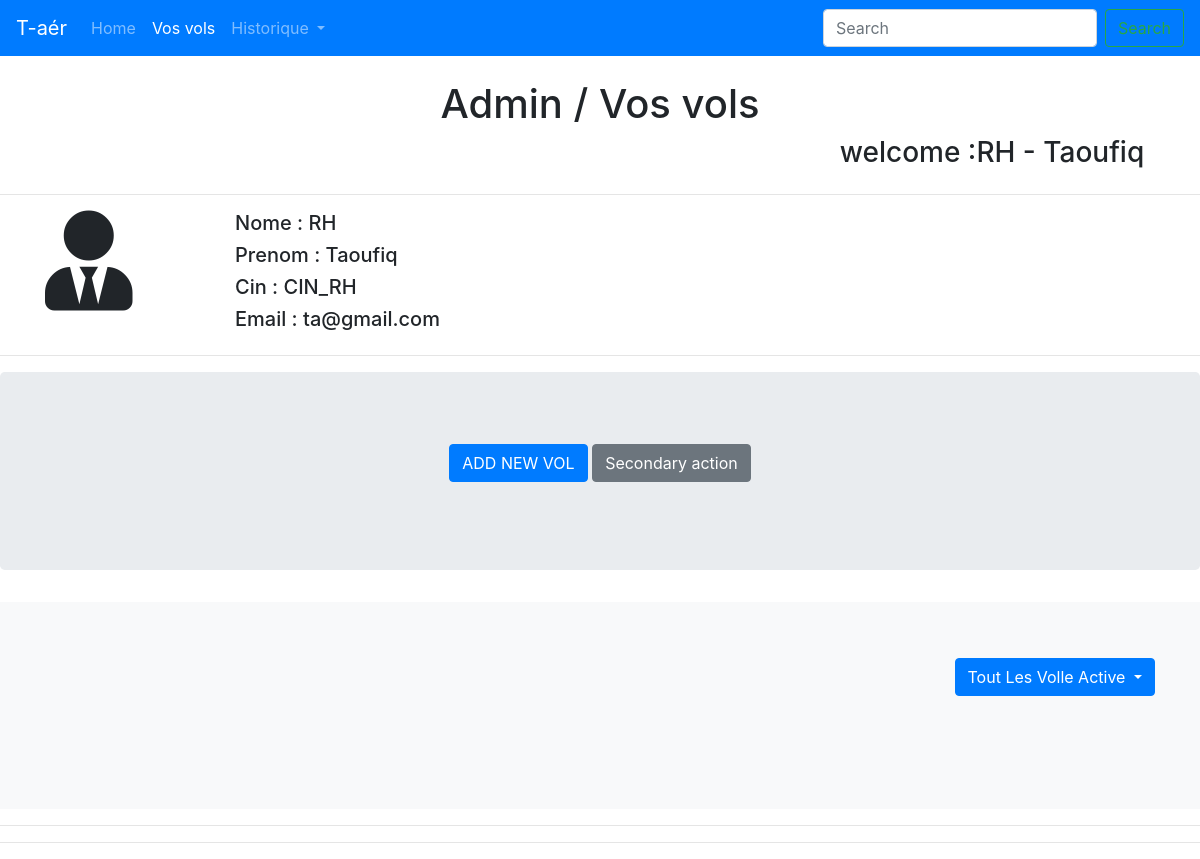
/pages/vos_vols.php (signed in), run on an earlier commit of the app's database.
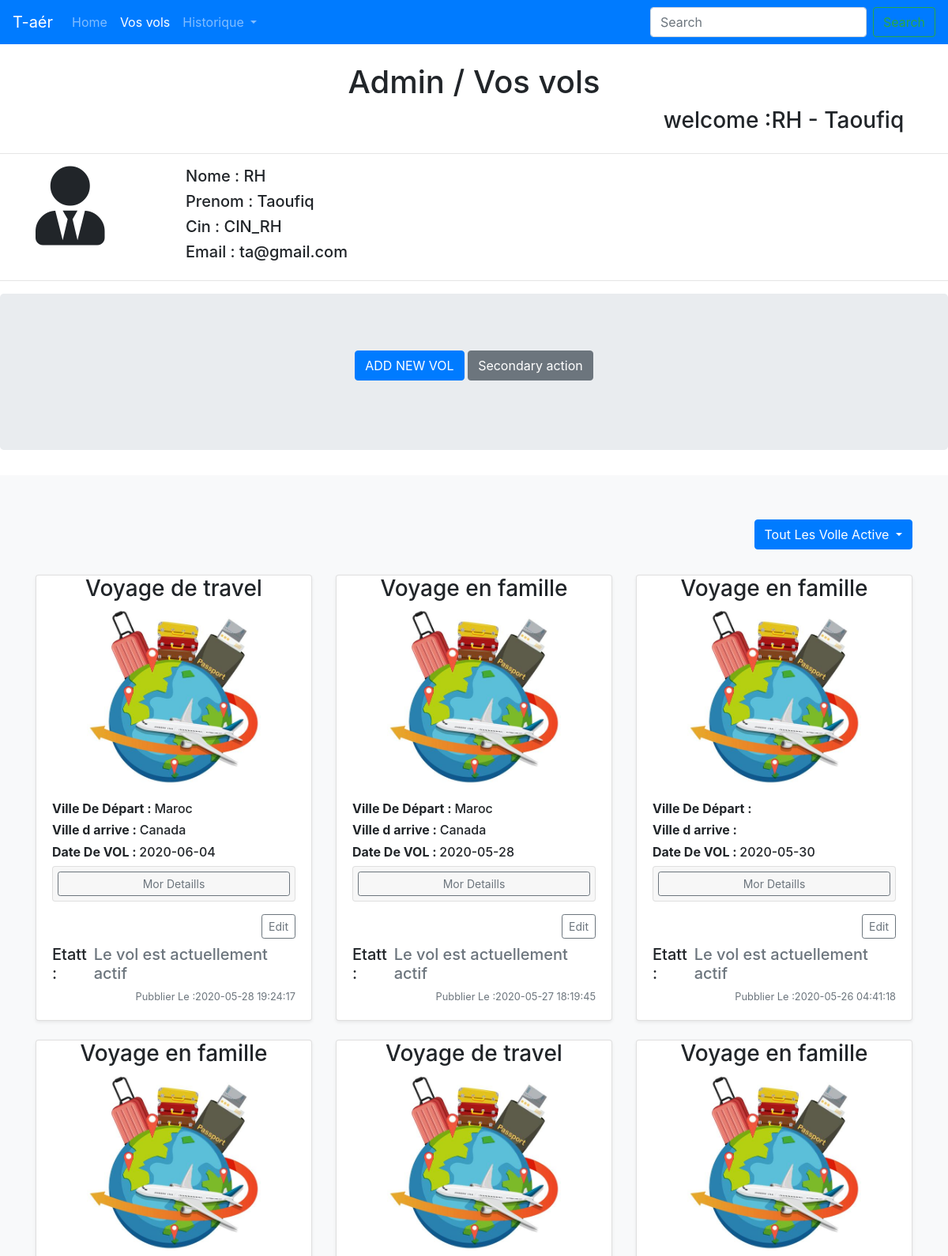
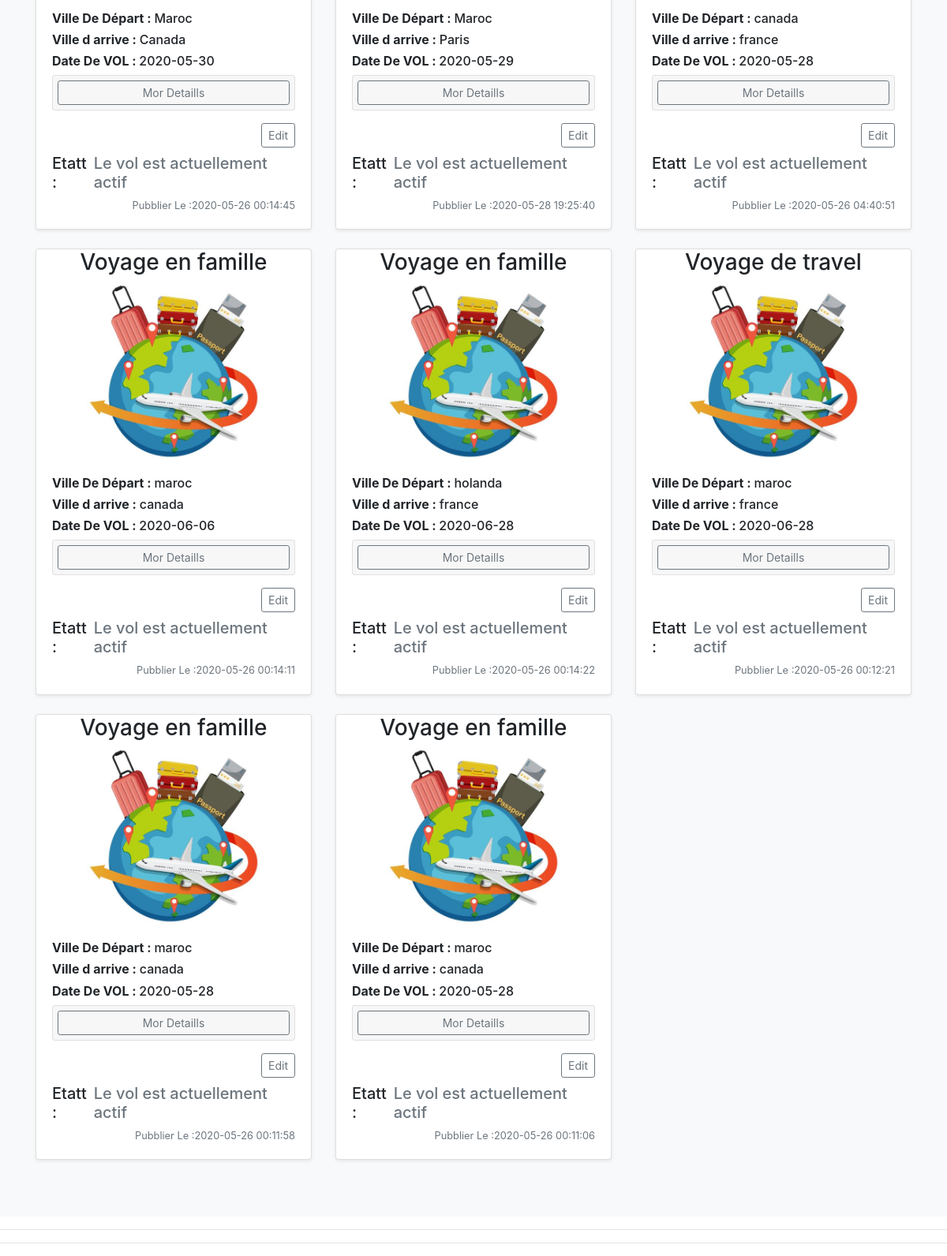
And on a later commit of the database (2 pictures, top to bottom).
### tables this page shows
CREATE TABLE `user` (
  `id` int(11) NOT NULL,
  `nom` varchar(60) NOT NULL,
  `prenom` varchar(60) NOT NULL,
  `email` varchar(60) NOT NULL,
  `password` varchar(60) NOT NULL,
  `statut` varchar(5) NOT NULL,
  `cin` varchar(60) NOT NULL
);

CREATE TABLE `vols` (
  `id_vol` int(11) NOT NULL,
  `nam` varchar(60) NOT NULL,
  `price` float NOT NULL,
  `image` text NOT NULL,
  `date_created` timestamp NOT NULL DEFAULT current_timestamp() ON UPDATE current_timestamp(),
  `pays_depart` varchar(60) NOT NULL,
  `pays_arrive` varchar(60) NOT NULL,
  `date_vol` date NOT NULL,
  `hour_vol` int(11) NOT NULL,
  `minute_vol` int(11) NOT NULL,
  `nb_place_initial` int(11) NOT NULL,
  `nb_place_rest` int(11) NOT NULL,
  `statu_vol` varchar(10) NOT NULL,
  `id_admin_created` int(11) NOT NULL
);

### pages/vos_vols.php (the view, shortened to what the changed rows need)
<?php
    include_once("../data/connectdb.php");
?>
<?php
    $id_client = $_SESSION['id_client'];
?>
<!doctype html>
<html lang="en">
    <head>
        <link rel="stylesheet" href="https://stackpath.bootstrapcdn.com/bootstrap/4.5.0/css/bootstrap.min.css">
        <link rel="stylesheet" href="https://cdnjs.cloudflare.com/ajax/libs/font-awesome/5.11.2/css/all.css">
    </head>
    <body>
        <center>
            <h1>Admin / <span>Vos vols</span></h1>
        </center>
            <div class="container">
                <div class="row">
                    <div class="col-5 col-md-4">
                        <?php
                            $query1 = "SELECT * FROM `user` WHERE `id` = $id_client";
                            $result1 = mysqli_query($conn,$query1);
                            if(mysqli_num_rows($result1) >0){
                                while($row1 = mysqli_fetch_assoc($result1)){
                                    echo '<h5>Nome : '. mysqli_real_escape_string($conn,$row1["nom"]) .'</h5>';
                                    echo '<h5>Prenom : '. mysqli_real_escape_string($conn,$row1["prenom"]) .'</h5>';
                                    echo '<h5>Cin : '. mysqli_real_escape_string($conn,$row1["cin"]) .'</h5>';
                                    echo '<h5>Email : '. mysqli_real_escape_string($conn,$row1["email"]) .'</h5>';
                                }
                            }
                        ?>
                    </div>
                </div>
            </div>
        <main role="main">
            <div class="album py-5 bg-light">
                <div class="container">
                    <div class="row" id="r1">
                        <?php
                            $dateMoins1 = new DateTime('-1 day');
                            $dateMoins1 = $dateMoins1->format('Y-m-d') ;
                            $query = "SELECT * FROM `vols` WHERE `id_admin_created` =$id_client  AND `date_vol` > '{$dateMoins1}' AND `statu_vol` = 'active'  ORDER BY `vols`.`id_vol` DESC";
                            $result = mysqli_query($conn,$query);
                            if(mysqli_num_rows($result) >0){
                                $colapsContur = 1;
                                while($row = mysqli_fetch_assoc($result)){
                                    echo '
                                    <div class="col-md-4">
                                        <div class="card mb-4 shadow-sm">
                                            <div  class="bd-placeholder-img card-img-top"  width="100%" height="225">
                                                <center>
                                                    <h3>' . mysqli_real_escape_string($conn,$row["nam"]) . '</h3>
                                                    <img src="../images/'.mysqli_real_escape_string($conn,$row["image"]).'" width="auto" height="225" alt="Img De Voll">
                                                </center>
                                            </div>
                                            <div class="card-body">
                                                <h6><strong>Ville De Départ : </strong>' . mysqli_real_escape_string($conn,$row["pays_depart"]) .'</h6>
                                                <h6><strong>Ville d arrive : </strong>' . mysqli_real_escape_string($conn,$row["pays_arrive"]) .'</h6>
                                                <h6><strong>Date De VOL : </strong>' . mysqli_real_escape_string($conn,$row["date_vol"]) .'</h6>
                                                <div class="accordion mb-3 mt-2" id="accordionExample">
                                                    <div class="card">
                                                        <div class="card-header" id="headingOne"  style="padding: 6px;">
                                                            <button type="button" class="btn btn-sm btn-outline-secondary btn-block" data-toggle="collapse" data-target="#collapse'.$colapsContur.'" aria-expanded="false" aria-controls="collapseOne">Mor Detaills</button>
                                                        </div>
                                                        <div id="collapse'.$colapsContur.'" class="collapse" aria-labelledby="headingOne" data-parent="#accordionExample">
                                                            <h6><strong>Hour : </strong>' . mysqli_real_escape_string($conn,$row["hour_vol"]) .'h,' . mysqli_real_escape_string($conn,$row["minute_vol"]) .'min</h6>
                                                            <h6><strong>Nombre De Plasse : </strong>' . mysqli_real_escape_string($conn,$row["nb_place_initial"]) .'</h6>
                                                            <h6><strong>Nombre De Reste : </strong>' . mysqli_real_escape_string($conn,$row["nb_place_rest"]) .'</h6>
                                                            <h6><strong>Price : </strong>' . mysqli_real_escape_string($conn,$row["price"]) .'</h6>
                                                            <h6><strong>ID Voll : </strong>' . mysqli_real_escape_string($conn,$row["id_vol"]) .'</h6>
                                                            <h6><strong>ID ADMIN CREER : </strong>' . mysqli_real_escape_string($conn,$row["id_admin_created"]) .'</h6>
                                                        </div>
                                                    </div>
                                                </div>
                                                <div class="d-flex justify-content-between align-items-center">
                                                    <a href="edit_vol.php?id_v='. mysqli_real_escape_string($conn,$row["id_vol"]) .'" type="button" class="btn btn-sm btn-outline-secondary mb-2">Edit</a>
                                                </div>
                                                <div class="d-flex justify-content-between align-items-center">
                                                    <div class="btn-group">
                                                        <h5>Etatt : </h5>
                                                    </div>
                                                    <h5 class="text-muted">Le vol est actuellement actif </h5>
                                                </div>
                                                <div class="d-flex justify-content-between align-items-center">
                                                    <small class="text-muted">Pubblier Le :'. mysqli_real_escape_string($conn,$row["date_created"]) .'</small>
                                                </div>
                                            </div>
                                        </div>
                                    </div>';
                                    $colapsContur ++;
                                }
                            }
                        ?>
                    </div>
                </div>
            </div>
        </main>
    </body>
</html>

What changed in the data, as far as the page shows it:
added vols: nam "Voyage de travel", image (picture), pays_depart "Maroc", pays_arrive "Canada", date_vol "2020-06-04", date_created "2020-05-28 19:24:17"
added vols: nam "Voyage en famille", image (picture), pays_depart "Maroc", pays_arrive "Canada", date_vol "2020-05-28", date_created "2020-05-27 18:19:45"
added vols: nam "Voyage en famille", image (picture), date_vol "2020-05-30", date_created "2020-05-26 04:41:18"
added vols: nam "Voyage en famille", image (picture), pays_depart "Maroc", pays_arrive "Canada", date_vol "2020-05-30", date_created "2020-05-26 00:14:45"
added vols: nam "Voyage de travel", image (picture), pays_depart "Maroc", pays_arrive "Paris", date_vol "2020-05-29", date_created "2020-05-28 19:25:40"
added vols: nam "Voyage en famille", image (picture), pays_depart "canada", pays_arrive "france", date_vol "2020-05-28", date_created "2020-05-26 04:40:51"
added vols: nam "Voyage en famille", image (picture), pays_depart "maroc", pays_arrive "canada", date_vol "2020-06-06", date_created "2020-05-26 00:14:11"
added vols: nam "Voyage en famille", image (picture), pays_depart "holanda", pays_arrive "france", date_vol "2020-06-28", date_created "2020-05-26 00:14:22"
added vols: nam "Voyage de travel", image (picture), pays_depart "maroc", pays_arrive "france", date_vol "2020-06-28", date_created "2020-05-26 00:12:21"
added vols: nam "Voyage en famille", image (picture), pays_depart "maroc", pays_arrive "canada", date_vol "2020-05-28", date_created "2020-05-26 00:11:58"
added vols: nam "Voyage en famille", image (picture), pays_depart "maroc", pays_arrive "canada", date_vol "2020-05-28", date_created "2020-05-26 00:11:06"
